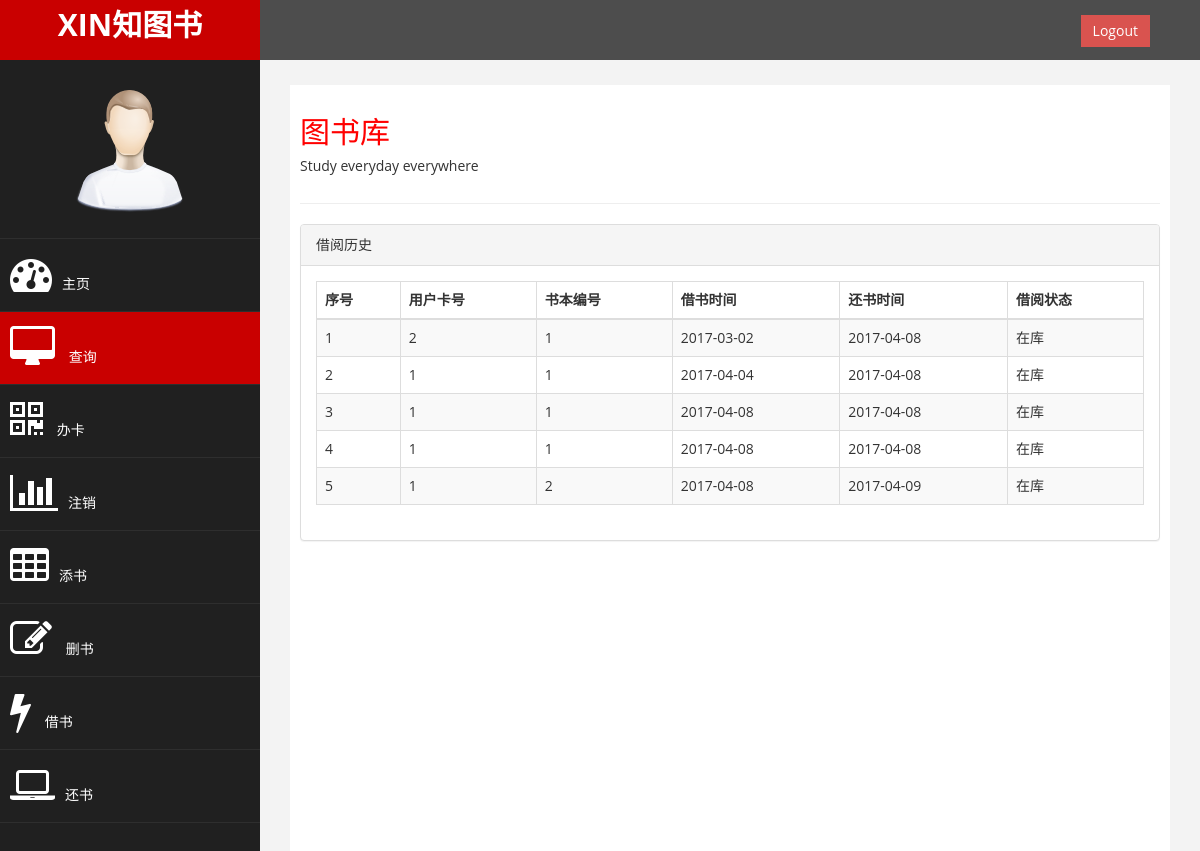
/select_all_record.php (signed in), run on the app's committed database.
### tables this page shows
CREATE TABLE `record` (
  `id` int(10) NOT NULL AUTO_INCREMENT,
  `usersid` int(10) NOT NULL,
  `booksid` int(10) NOT NULL,
  `borrowtime` date NOT NULL,
  `returntime` date DEFAULT NULL,
  `status` tinyint(2) NOT NULL,
  PRIMARY KEY (`id`),
  foreign key(usersid) references users(`id`),
  foreign key(booksid) references books(`id`)
);

### select_all_record.php (the view, shortened to what this page needs)
<!DOCTYPE html>
<html xmlns="http://www.w3.org/1999/xhtml">
<head>
    <link href="assets/css/bootstrap.css" rel="stylesheet" />
    <link href="assets/css/font-awesome.css" rel="stylesheet" />
    <link href="assets/css/custom.css" rel="stylesheet" />
    <link href="assets/js/dataTables/dataTables.bootstrap.css" rel="stylesheet" />
</head>
<body>
    <div id="wrapper">
        <nav class="navbar navbar-default navbar-cls-top " role="navigation" style="margin-bottom: 0">
            <div class="navbar-header">
                <a class="navbar-brand" href="admin.php">XIN知图书</a>
            </div>
  <div style="color: white;
padding: 15px 50px 5px 50px;
float: right;
font-size: 16px;"> <a href="logout.php" class="btn btn-danger square-btn-adjust">Logout</a> </div>
        </nav>
                <nav class="navbar-default navbar-side" role="navigation">
            <div class="sidebar-collapse">
                <ul class="nav" id="main-menu">
				<li class="text-center">
                       <img src="assets/img/find_user.png" class="user-image img-responsive"/>
			   </li>
                    <li>
                        <a  href="admin.php"><i class="fa fa-dashboard fa-3x"></i>主页</a>
                    </li>
                     <li>
                        <a  class="active-menu" href="select_action.php"><i class="fa fa-desktop fa-3x"></i> 查询</a>
                    </li>
                    <li>
                        <a  href="make_card.php"><i class="fa fa-qrcode fa-3x"></i> 办卡</a>
                    </li>
						   <li  >
                        <a   href="delete_card.php"><i class="fa fa-bar-chart-o fa-3x"></i>注销</a>
                    </li>
                      <li  >
                        <a  href="add_book.php"><i class="fa fa-table fa-3x"></i>添书</a>
                    </li>
                    <li  >
                        <a  href="delete_book.php"><i class="fa fa-edit fa-3x"></i> 删书 </a>
                    </li>
					 <li  >
                        <a    href="borrow_book.php"><i class="fa fa-bolt fa-3x"></i> 借书</a>
                    </li>
                     <li  >
                        <a   href="return_book.php"><i class="fa fa-laptop fa-3x"></i>还书</a>
                    </li>
                </ul>
            </div>
        </nav>
        <div id="page-wrapper" >
            <div id="page-inner">
                <div class="row">
                    <div class="col-md-12">
                     <h2>图书库</h2>
                        <h5>Study everyday everywhere</h5>
                    </div>
                </div>
                 <hr />
<?php
try {
    $dsn = 'mysql:dbname=library;host=localhost';
    $user = 'root';
    $password = '123456';
    $db = new PDO($dsn, $user, $password);
    $result = $db->query('SELECT * FROM record')->fetchAll();
}   catch(PDOException $e){
    die('程序出错');
}
?>
            <div class="row">
                <div class="col-md-12">
                    <div class="panel panel-default">
                        <div class="panel-heading">
                            借阅历史
                        </div>
                        <div class="panel-body">
                            <div class="table-responsive">
                                <table class="table table-striped table-bordered table-hover">
                                    <thead>
                                        <tr>
                             <th>序号</th>
                    <th>用户卡号</th>
                    <th>书本编号</th>
                    <th>借书时间</th>
                    <th>还书时间</th>
                    <th>借阅状态</th>
										</tr>
                                    </thead>
                                    <tbody>
                                     <?php
                foreach($result as $value){
					 echo '<tr>';
                      echo "<td>".$value['id']."</td>";
                    echo "<td>".$value['usersid']."</td>";
                    echo "<td>".$value['booksid']."</td>";
                    echo "<td>".$value['borrowtime']."</td>";
                    echo "<td>".$value['returntime']."</td>";
                    if($value['status']==1)
                        echo "<td>".'在库'."</td>";
                    else
                        echo "<td>".'借出'."</td>";
                     echo '</tr>';
				}
                ?>
                                    </tbody>
                                </table>
                            </div>
                        </div>
                    </div>
                </div>
            </div>
        </div>
    </div>
            </div>
</body>
</html>

### assets/css/custom.css (style rules this page uses)
body { font-family: 'Open Sans', sans-serif; }
#wrapper { width: 100%; background:#202020; }
#page-wrapper { padding: 15px 15px; min-height: 600px; background:#F3F3F3; }
#page-inner { width:100%; margin:10px 20px 10px 0px; background-color:#fff!important; padding:10px; min-height:1200px; }
.text-center { text-align:center; }
h2 { color: #f00; }
.square-btn-adjust { border: 0px solid transparent; -webkit-border-radius: 0px; -moz-border-radius: 0px; border-radius: 0px; }
.user-image { margin: 25px auto; -webkit-border-radius: 10px; -moz-border-radius: 10px; border-radius: 10px; max-height:170px; max-width:170px; }
.navbar-cls-top .navbar-brand { color: #fff; background: #C90000; width: 260px; text-align: center; height: 60px; font-size: 30px; font-weight: 700; }
.active-menu { background-color:#C90000!important; }
.sidebar-collapse , .sidebar-collapse .nav { background:none; }
.sidebar-collapse .nav { padding:0; }
.sidebar-collapse .nav > li > a { color:#fff; background:#202020; text-shadow:none; }
.sidebar-collapse > .nav > li > a { padding:15px 10px; }
.sidebar-collapse > .nav > li { border-bottom: 1px solid rgba(107, 108, 109, 0.19); }
.navbar-side { border:none; background-color: #202020; }
.navbar-cls-top { background:#4D4D4D; border-bottom:none; }
.navbar-default { border:0px solid black; }
.navbar-header { background: #A70303; }
.nav > li > a > i { margin-right:10px; }
@media (min-width:768px) { #page-wrapper { margin: 0 0 0 260px; padding: 15px 30px; min-height: 1200px; } }
@media (min-width:768px) { .navbar-side { z-index: 1; position: absolute; width: 260px; } }
@media (min-width:768px) { .navbar { border-radius: 0px; } }

### data on the page
record: id "1", usersid "2", booksid "1", borrowtime "2017-03-02", returntime "2017-04-08", status "在库"
record: id "2", usersid "1", booksid "1", borrowtime "2017-04-04", returntime "2017-04-08", status "在库"
record: id "3", usersid "1", booksid "1", borrowtime "2017-04-08", returntime "2017-04-08", status "在库"
record: id "4", usersid "1", booksid "1", borrowtime "2017-04-08", returntime "2017-04-08", status "在库"
record: id "5", usersid "1", booksid "2", borrowtime "2017-04-08", returntime "2017-04-09", status "在库"
